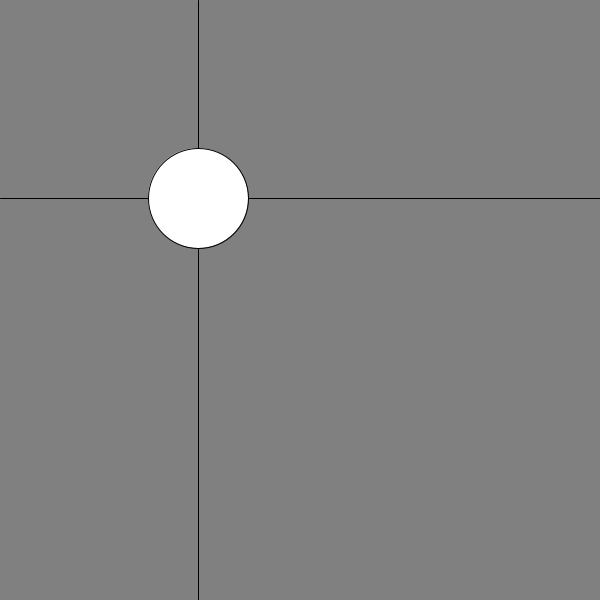
Frame 1 (no input)
Frame 60 (the mouse pressed at the canvas centre just before this capture): identical to frame 1, image omitted
Frame 120 (the mouse held since frame 60 and released just before this capture): identical to frame 1, image omitted

The Processing sketch that drew this single still picture (run headless with seeded random() and noise(); from frame 60 on, the mouse is pressed at the canvas centre):

// Processing sketch: processing_84461
// ── processing_84461.pde

/******************************************
 *  Variables
 *    
 *  This sketch outlines the basic variables types
 *  available in processing.
 *  
 *  + boolean - most basic variable: true or false. To be used with conditionals.
 
 *  + int - Integer, number without a decimal point. Integers can be as large as
            2,147,483,647 and as low as -2,147,483,648. They are stored as 32 bits
            of information. 
 
 *  + float - Floating-point number, a number that has a decimal point. Floating-point
              numbers can be as large as 3.40282347E+38 and as low as -3.40282347E+38.
              They are stored as 32 bits (4 bytes) of information.
 *
 *  as we move along in class we will learn when and how to use more variable types.
 *  all of the variable types and their descriptions
 *  can be found in the Processing Reference: http://processing.org/reference/
 *
 *  Matt Richard 01/2013
 ******************************************/

boolean draw_shapes = true;// whether or not to draw the lines and ellipse.

int ellipse_width = 100;
int ellipse_height = 100;

float x_multiplier = 0.33;// change to any number between 0.0-1.0
float x_location;// we will give this variable a value inside of setup

float y_multiplier = 0.33;// change to any number between 0.0-1.0
float y_location;// we will give this variable a value inside of setup

void setup() {
  size(600, 600); //size(width, height); in pixels
  smooth();// anti-aliasing
  
  // determine the x and y location of the drawn elements in the sketch
  // by multiplying the width and height by the respective multipliers
  x_location = width * x_multiplier;
  y_location = height * y_multiplier;
  
  println("x_location = "+ x_location +"  y_location = "+ y_location);
}

void draw() {
  background(128);

  if ( draw_shapes == true ) {
    
    line( x_location, 0, x_location, height );
    line( 0, y_location, width, y_location );
    ellipse( x_location, y_location, ellipse_width, ellipse_height );
    
  }
  
}
